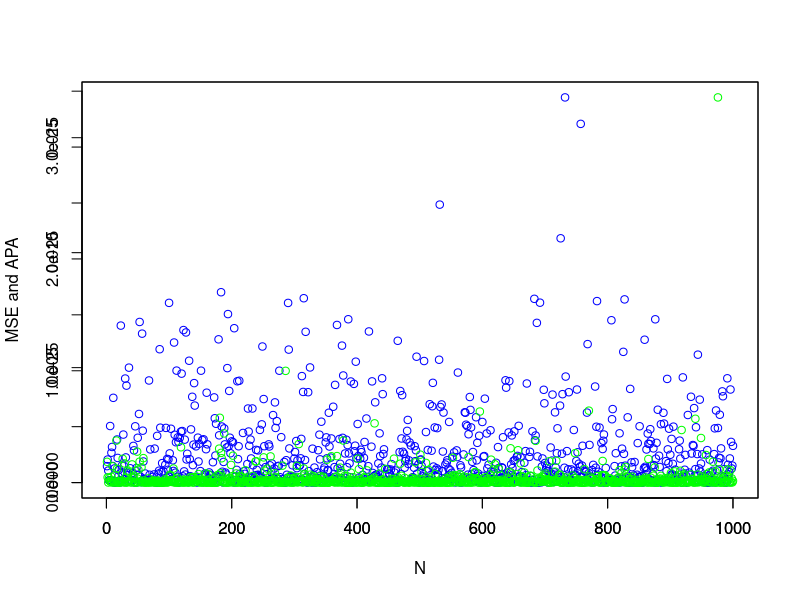
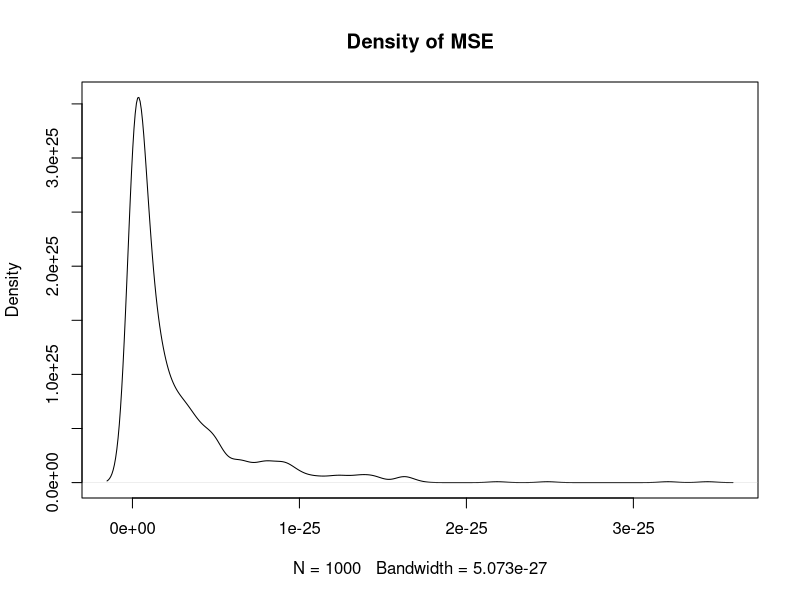

Generate these figures, in order, with R:
#### some housekeeping####
rm(list = ls())

set.seed(1)
#### exercise 1####
#Initial parameters
N<- 1000
betas<- c(5, -.5)
x1<- rep(1, N)
x2<- rnorm(N, mean=0, sd=(sqrt(1.5)))
x22<- rnorm(N, mean=0, sd=(sqrt(1.5)))
eps<- rnorm(N, mean = 0, sd=(sqrt(10)))
#a
y1<- betas[1]+ betas[2]*x2+eps
train_sam<- data.frame(y1, x1, x2)# putting data into data frame
#b
y2<- betas[1]+ betas[2]*x22+eps
test_sam<- data.frame(y2,x1,x22)# putting data into data frame
#c
model_fit<- lm(y1~ x2)# filling regression model
model_fit
#d: finding MSE

yhat_train<- model_fit$coefficients[1]+ model_fit$coefficients[2]*x2
e1<-y1-yhat_train
MSE_training<- sum(e1)^2/N

yhat_test<-  model_fit$coefficients[1]+ model_fit$coefficients[2]*x22
e2<- y2- yhat_test
MSE_training
APA_test<- sum(yhat_test-y2)^2/N
APA_test
#d 
x.2<- x2^2 
x.3<- x2^3
x.4<- x2^4
x.5<- x2^5
N_datatrain<- data.frame(y1, x1,x2,x.2, x.3,x.4,x.5)
N_train_model<- lm(y1~ x2+x.2+ x.3 +x.4+ x.5)
N_train_model
Nytrainhat<- N_train_model$coefficients[1]+N_train_model$coefficients[2]*x2 +N_train_model$coefficients[3]*x.2+ N_train_model$coefficients[4]*x.3 +N_train_model$coefficients[5]*x.4 +N_train_model$coefficients[6]*x.5
e_N_train<- sum(Nytrainhat-y1)
N_TRAIN_MSE<- sum(e_N_train^2)/N
N_TRAIN_MSE
N_datatest<- data.frame(y2, x1,x2,x.2, x.3,x.4,x.5)

#polynomial data for test variables
x22.2<- x22^2 
x22.3<- x22^3
x22.4<- x22^4
x22.5<- x22^5

Nytesthat<- N_train_model$coefficients[1] + N_train_model$coefficients[2]*x22 +N_train_model$coefficients[3]*x22.2+ N_train_model$coefficients[4]*x22.3 +N_train_model$coefficients[5]*x22.4 +N_train_model$coefficients[6]*x22.5
e_test_New<- y2- Nytesthat
N_TEST_APA<- sum(e_test_New^2)/N
N_TRAIN_MSE
N_TEST_APA
##### exercise 2####
rm(list = ls())
#a     looping the seed
times<- 1000
MSEvec<- rep(NA, times)
APAvec<- rep(NA, times)
MSEvec
for (i in 1:times){
  
  set.seed(100+i)
  N<- 1000
  betas<- c(5, -.5)
  x1<- rep(1, N)
  x2<- rnorm(N, mean=0, sd=(1.5^-1))
  x22<- rnorm(N, mean=0, sd=(1.5^-1))
  eps<- rnorm(N, mean = 0, sd=(10^-1))
  y1<- betas[1]+ betas[2]*x2+eps
  y2<- betas[1]+ betas[2]*x22+eps
  # polynomials
  x.2<- x2^2 
  x.3<- x2^3
  x.4<- x2^4
  
  x.5<- x2^5
  
  x22.2<- x22^2 
  x22.3<- x22^3
  x22.4<- x22^4
  x22.5<- x22^5
  datatrain<- data.frame(y1, x1,x2,x.2, x.3,x.4,x.5)
  model_train<- lm(y1~ x2+x.2+ x.3 +x.4+ x.5)
  model_train
  Nytrainhat<- model_train$coefficients[1]+model_train$coefficients[2]*x2 +model_train$coefficients[3]*x.2+ model_train$coefficients[4]*x.3 +model_train$coefficients[5]*x.4 +model_train$coefficients[6]*x.5
  e_train<- sum(Nytrainhat-y1)
  e_train
  MSEvec[i]<- sum(e_train^2)/N
  ##########
  Nytrainhat2<- model_train$coefficients[1]+model_train$coefficients[2]*x22 +model_train$coefficients[3]*x22.2+ model_train$coefficients[4]*x22.3 +model_train$coefficients[5]*x22.4 +model_train$coefficients[6]*x22.5
  e_test<- sum(Nytrainhat2-y2)
  e_test
  APAvec[i]<- sum(e_test^2)/N
  
  
  i=i+1
  
}

APAvec
MSEvec
plot(1:N, MSEvec, col='blue', xlab = 'N', ylab = 'MSE and APA')
par(new=T)
plot(1:N, APAvec, col='green', xlab = '', ylab = '')
plot(density(MSEvec), main = 'Density of MSE')